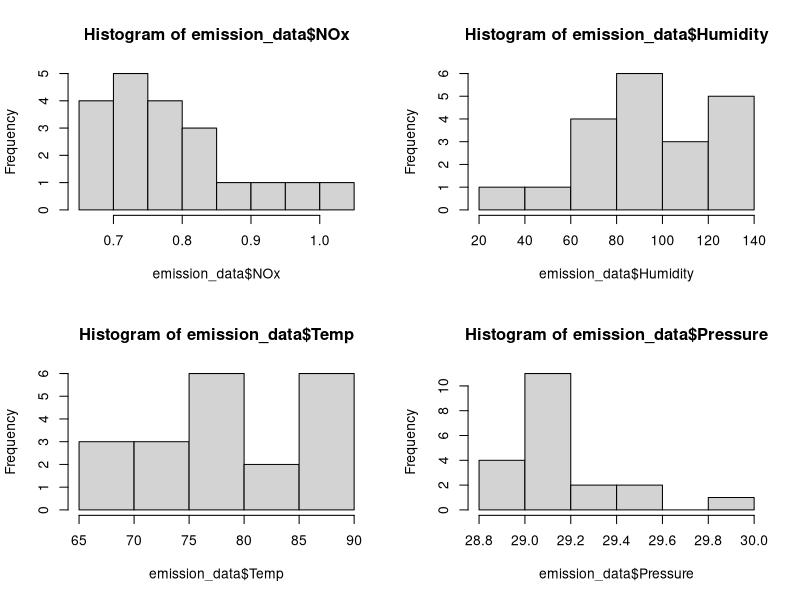
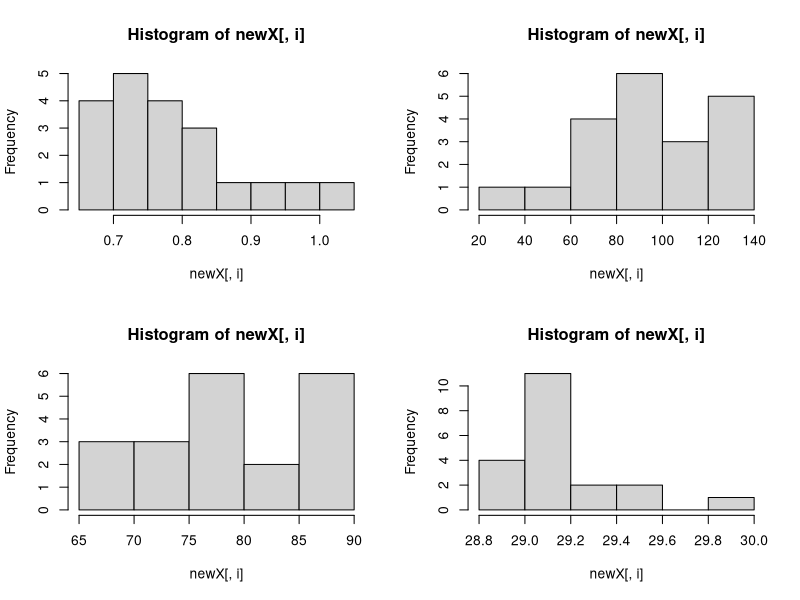
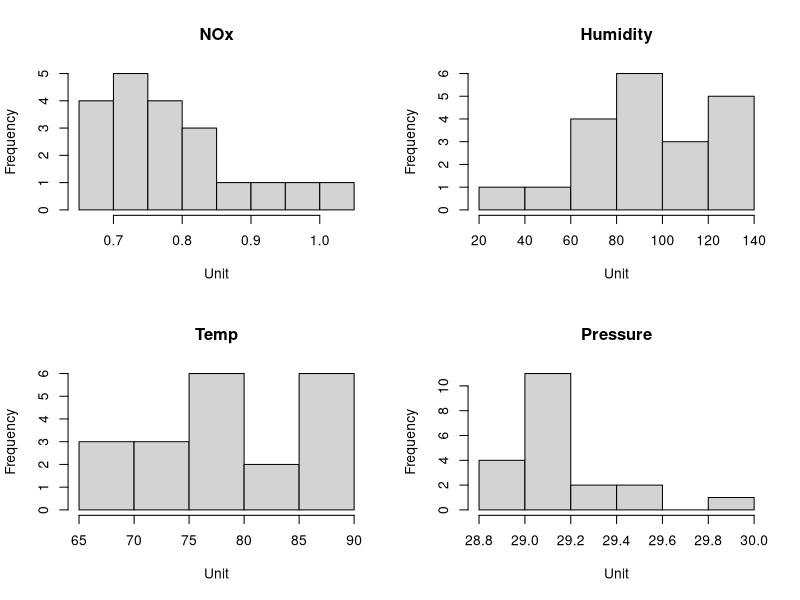
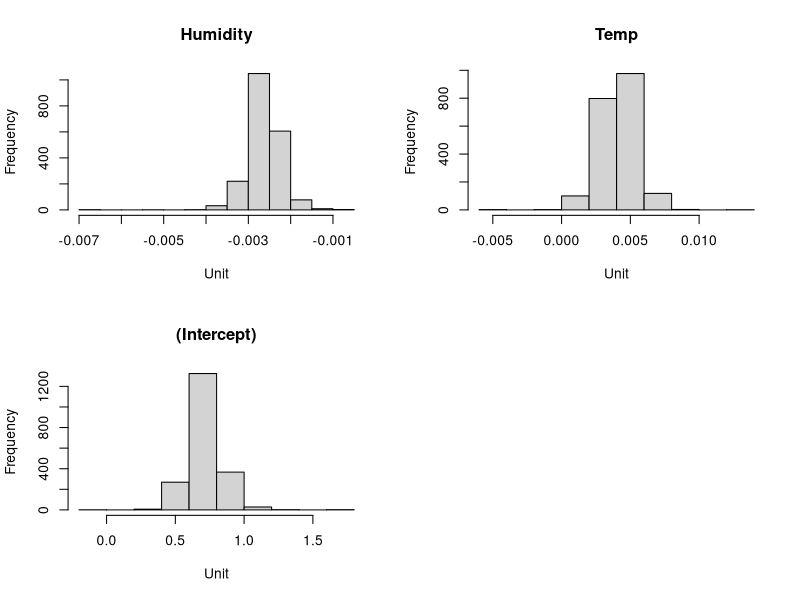

The R source for these figures, in order:
setwd('~/Prediction/Week_1')

# Basic Syntax and Commands

# For packages
# install.packages("ggplot2") Anti-virus software might cause some issues... Disable/create an exception if necessary.
# Installation might also complain about Rtools4 on Windows, only needed if you want to build from source.
library(ggplot2)

# You might want to install car for the next computer exercise (though don't do it now)

# Assignment
y <- 1
# Prefer = to <- when using functions due to scoping rules
mean(x = 2) # Only internally to the function call
mean(x <- 2) # Assigned globally

# Vectors and matrices
?c
z <- c(1,2,3,4)
x <- c(5,6,7,8)
?cbind
m <- cbind(z,x)

# Indexing (Starts at 1)
?'['
z[1]
m[1,1]
m[1,] # Select first row
m[,'x'] # Select column with name 'x'
z[z>2] # Select elements that are greater than 2

# For strings, you can use either " " or ' '. Use ' ' if you want quotes in the text.

# String manipulation
a <- c('Hip','Joint')
b <- c(1,2)

?paste
names <- paste(a, b, sep="_")
paste(names, collapse = " + ")

?read.table
emission_data_og <- read.table('emissions.txt', header = T, sep = "\t")
emission_data_og$ObsNo

# Let's drop the first column
emission_data <- emission_data_og[,-1]

# Set seed to get deterministic results
set.seed(123)

# a)
?hist
?par

par(mfrow=c(2,2))

hist(emission_data$NOx)
hist(emission_data$Humidity)
hist(emission_data$Temp)
hist(emission_data$Pressure)

?apply # This is extremely useful
apply(emission_data,2,hist) # But not that pretty this time

?lapply # Same but with lists
var_names <- colnames(emission_data)
# Anonymous function needed since we are passing the same value to multiple arguments of hist.
sapply(var_names, function(x) hist(emission_data[, x], main = x, xlab = 'Unit'))

# Clearly all variables are not normally distributed (Skewness, general asymmetry)

# Use this to reset graphical parameters
dev.off()

# b)
?lm
# Some useful string manipulation features
linear_part <- paste0(var_names[-1], collapse = ' + ')
model_formula <- paste0(c('NOx', '~', linear_part),collapse = '')
model_formula

model_b <- lm(as.formula(model_formula), data = emission_data)
lm(NOx ~ ., data = emission_data) # A shorthand for above

# Useful function all around
?summary
summary(model_b)

# All elements of the summary

# Call: Model specification and data source
# Residuals: Certain descriptive statistics of the estimated residuals

# Coefficients:
# Estimate: The least squares (LS) estimates for the explanatory variables and the intercept
# Std. Error: Estimates for the standard deviations of the LS estimator

# t value: The value of the test statistic for the Wald test (a parametric test for maximum likelihood estimates)
# The test is: H_0: b_i = 0, H_1: b_i != 0 and is reasonable when residuals are normally distributed
# Pr(>|t|): The associated two-tailed p-value 
# Signif. codes: Traditional significance level thresholds

# Residual standard error: Estimate for the residual standard deviation
# Multiple R-squared: Coefficient of Determination
# Adjusted R-squared: Coeff. of Deter. adjusted for model degrees of freedom (i.e. the number of explanatory variables)
# F-statistic: A parametric test for the entire model against a base model that only has the intercept
# The test is: H_0: b_i = 0 for all i (excluding the intercept), H_1: b_i != 0 for some i
# Is reasonable if residuals are normally distributed

# c)
summary(model_b)$r.squared

# Or we can also do this by hand
SST <- sum((emission_data$NOx - mean(emission_data$NOx))^2)
SSE <- sum((resid(model_b)^2))
1-SSE/SST
SSM <- sum((fitted(model_b) - mean(emission_data$NOx))^2)

# R^2 measures the proportion of variation in the response that can be "explained" by the variation of the model

library(dplyr)
?near
near(SSM + SSE, SST) # This decomposition is the important observation

# Or alternatively
r_squared_og <- cor(fitted(model_b), emission_data$NOx)^2
r_squared_og

# d)
# Permutation test: H_0: b_i = 0, H_1: b_i != 0
# The high level idea: Permute the values of a given explanatory variable. This breaks the dependency structure of the response
# to that variable which essentially means that there is no effect. Using many different permutations, we can estimate the distribution
# of R^2 under the null hypothesis. The p-value is then the probability of observing at least as good of an R^2 as that computed
# from the original data under the null hypothesis.

# X: Data matrix, y: Response
fit_helper_d <- function(X, y, perm_var) {
  # Permute the values of perm_var
  X[,perm_var] <- sample(X[, perm_var])
  # LS estimate
  beta <- solve((t(X) %*% X)) %*% t(X) %*% y
  # Fitted values
  y_hat <- X %*% beta
  # R^2
  cor(y_hat, y)^2
}

perm_replicator_d <- function(n_perm, X, y, var_name) {
  # Generate n_perm permutation estimates of R^2 for var_name
  replicate(n_perm,  fit_helper_d(X, y, var_name))
}

# Sanity check
?rep
n <- nrow(emission_data)
Intercept <- rep(1, n)
X <- cbind(as.matrix(emission_data[,-1]), Intercept)
y <- emission_data$NOx
fit_helper_d(X,y, 'Temp')

n_perm <- 2000
alpha <- 0.05

expl_var <- var_names[-1]
# Compute the permutation estimates for each expl. variable individually
r_squares <- sapply(expl_var, function(name) perm_replicator_d(n_perm, X, y, name))

p_values_perm <- apply(r_squares, 2, function(x) sum(x > r_squared_og)/length(x))
p_values_perm # Not exactly the same as in the model solutions since here things are done in a different order.
p_values_perm < alpha # The null is rejected for Humidity and Temperature

# e)
model_e <- lm(NOx ~ . - Pressure, data = emission_data)
summary(model_e)
summary(model_b)
# The only substantial change is the estimate and precision of the intercept

# f)
# Drop Pressure
X_f <- X[, !(colnames(X) %in% c('Pressure'))]

# Residual variance
res_e <- resid(model_e)
res_var <- 1/(n-ncol(X_f)) * sum(res_e^2)
sqrt(res_var)

# Standard deviations of the LS estimators
LS_std <- sqrt(diag(res_var * solve((t(X_f) %*% X_f))))

LS_std <- LS_std[c(3,1,2)]

# g)

confint(model_e, level = 1-alpha)

# h)

beta <- coef(model_e)
?qt
beta - qt(1-alpha/2, n - ncol(X_f)) * LS_std
beta + qt(1-alpha/2, n - ncol(X_f)) * LS_std

# i)
# Bootstrapping. The high level idea: When we sample with replacement from the original data set,
# we are in a sense approximating the real sampling distribution of the random vectors. Using this bootstrap
# distribution allows us to approximate the desired quantiles of the true sampling distribution.

# X: Data matrix, y: Response
fit_helper_i <- function(X, y) {
  # Sample with replacement
  inds <- sample(1:nrow(X), replace = T)
  X <- X[inds,]
  y <- y[inds]
  # Bootstrap LS estimate
  solve((t(X) %*% X)) %*% t(X) %*% y
}

n_boot <- 2000

# Construct n_boot bootstrap estimates
boot_samples <- replicate(n_boot, fit_helper_i(X_f,y), simplify = 'matrix')
boot_samples <- cbind(boot_samples, beta[c(2,3,1)])
# Select the desired quantiles for the confidence interval
apply(boot_samples, 1, function(x) quantile(x, probs = c(alpha/2, 1 - alpha/2)))

par(mfrow = c(2,2))
var_names <- rownames(boot_samples)
sapply(var_names, function(x) hist(boot_samples[x,], main = x, xlab = 'Unit'))


# If we are a bit lazy...
library(boot)
?boot
?boot.ci

boot_helper <- function(data, inds) {
  data <- data[inds,]
  model <- lm(NOx ~ . - Pressure, data = data)
  coef(model)
}

boot_samps <- boot(emission_data, boot_helper, n_boot)
# Intercept, Humidity, Temp
lapply(seq(1,3), function(ind) boot.ci(boot_samps, conf = 1 - alpha, type = 'perc', index = ind)$perc)

# For HW
?plot
?abline
